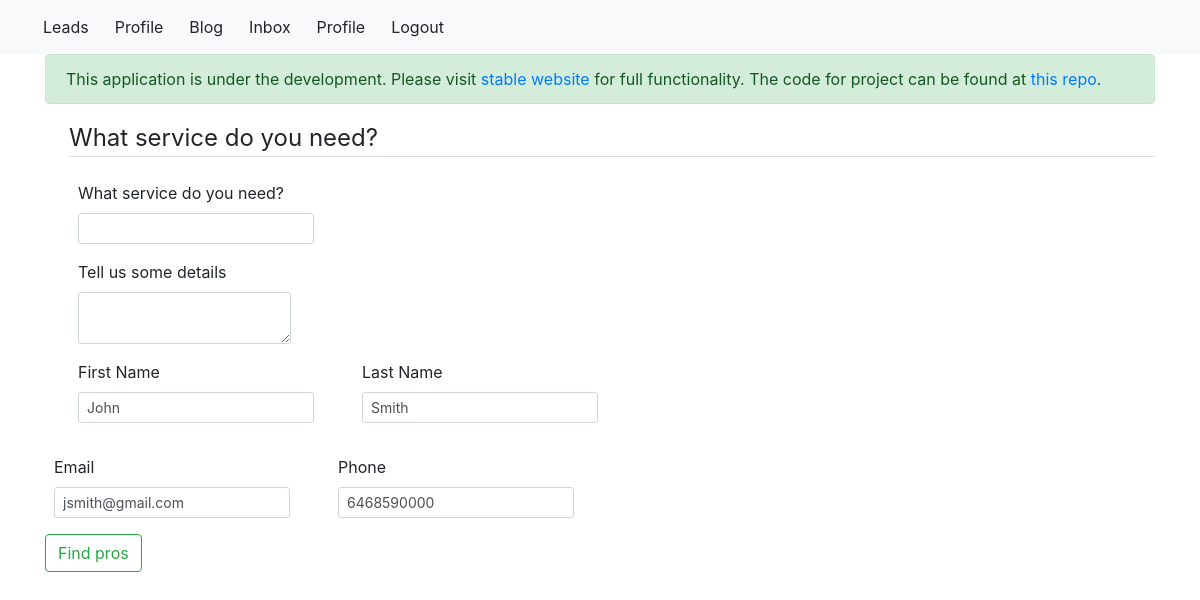
The app's page /service-request (signed in), older data.
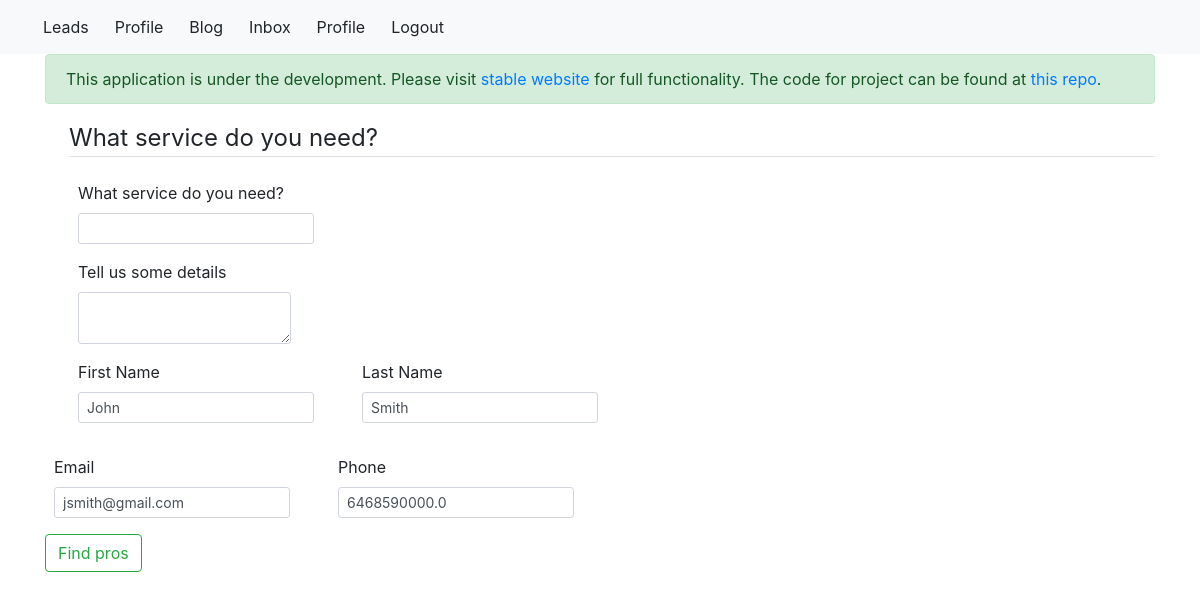
The same page, newer data.
### app/models.py (models this page shows, shortened)
class User(db.Model, UserMixin):
	id = db.Column(db.Integer, primary_key=True)
	first_name = db.Column(db.String(), nullable=False)
	last_name = db.Column(db.String(), nullable=False)
	email = db.Column(db.String(), nullable=False, unique=True)
	phone = db.Column(db.String(), unique=True)
	picture = db.Column(db.String(), default='https://www.hirerush.com/bundles/theme/images/how-brand.png')
	password = db.Column(db.String())

### app/routes.py (the view, shortened to what this page needs)
@app.route('/service-request', methods=['GET', 'POST'])
def service_request():
    form = ServiceRequestForm()
    try:
        form.phone.data = current_user.phone
        form.email.data = current_user.email
        form.first_name.data = current_user.first_name
        form.last_name.data = current_user.last_name
    except Exception:
        pass
    return render_template('service-request.html', title='Find Pros', form=form, beta=beta)

### app/forms.py (shortened to what this page needs)
class ServiceRequestForm(FlaskForm):
	def check_phone(self, phone):
		if not re.search(r'.*[0-9]{3}\D?[0-9]{3}\D?[0-9]{4}\D?', str(phone)):
			raise ValidationError('Invalid phone number')
	service = StringField('What service do you need?', validators=[DataRequired()])
	add_info = TextAreaField('Tell us some details')
	email = StringField('Email', validators=[DataRequired(), Email()])
	phone = StringField('Phone', validators=[DataRequired(), check_phone])
	first_name = StringField('First Name',
							validators=[DataRequired(),
										Length(min=2, max=40)])
	last_name = StringField('Last Name',
							validators=[DataRequired(),
										Length(min=2, max=40)])
	submit = SubmitField('Find pros')

### app/models.py (called while the page is built)
@login_manager.user_loader
def find_user(user_id):
	return User.query.get(int(user_id))

### app/templates/service-request.html (shortened to what this page needs)
{% extends "base.html" %}
{% block body %}
    <div class="content-section ml-4">
        <form method="POST" action="">
            <fieldset class="form-group">
                <legend class="border-bottom mb-4">What service do you need?</legend>
                <div class="row">
                	<div class="col-xs-6 ml-4 mr-4">
                        <div class="form-group">
                        	{{ form.service.label(class="form-control-label") }}
                            {% if form.service.errors %}
                                {{ form.service(class="form-control form-control-sm is-invalid") }}
                                <div class="invalid-feedback">
                                    {% for error in form.service.errors %}
                                        <span>{{ error }}</span>
                                    {% endfor %}
                                </div>
                            {% else %}
                                {{ form.service(class="form-control form-control-sm") }}
                            {% endif %}
                        </div>
                    </div>
                </div>
                <div class="row">
                	<div class="col-xs-6 ml-4 mr-4">
                        <div class="form-group">
                        	{{ form.add_info.label(class="form-control-label") }}
                            {% if form.add_info.errors %}
                                {{ form.add_info(class="form-control form-control-sm is-invalid") }}
                                <div class="invalid-feedback">
                                    {% for error in form.add_info.errors %}
                                        <span>{{ error }}</span>
                                    {% endfor %}
                                </div>
                            {% else %}
                                {{ form.add_info(class="form-control form-control-sm") }}
                            {% endif %}
                        </div>
                    </div>
                </div>
                <div class="row">
                	<div class="col-xs-6 ml-4 mr-4">
                        <div class="form-group">
                        	{{ form.first_name.label(class="form-control-label") }}
                            {% if form.first_name.errors %}
                                {{ form.first_name(class="form-control form-control-sm is-invalid") }}
                                <div class="invalid-feedback">
                                    {% for error in form.first_name.errors %}
                                        <span>{{ error }}</span>
                                    {% endfor %}
                                </div>
                            {% else %}
                                {{ form.first_name(class="form-control form-control-sm") }}
                            {% endif %}
                        </div>
                    </div>
                    <div class="col-xs-6 ml-4 mr-4">
                        <div class="form-group">
                        	{{ form.last_name.label(class="form-control-label") }}
                            {% if form.last_name.errors %}
                                {{ form.last_name(class="form-control form-control-sm is-invalid") }}
                                <div class="invalid-feedback">
                                    {% for error in form.last_name.errors %}
                                        <span>{{ error }}</span>
                                    {% endfor %}
                                </div>
                            {% else %}
                                {{ form.last_name(class="form-control form-control-sm") }}
                            {% endif %}
                        </div>
                    </div>
                    </div>
                </div>
                <div class="row">
                	<div class="col-xs-6 ml-4 mr-4">
                        <div class="form-group">
                        	{{ form.email.label(class="form-control-label") }}
                            {% if form.email.errors %}
                                {{ form.email(class="form-control form-control-sm is-invalid") }}
                                <div class="invalid-feedback">
                                    {% for error in form.email.errors %}
                                        <span>{{ error }}</span>
                                    {% endfor %}
                                </div>
                            {% else %}
                                {{ form.email(class="form-control form-control-sm") }}
                            {% endif %}
                        </div>
                    </div>
                    <div class="col-xs-6 ml-4 mr-4">
                        <div class="form-group">
                        	{{ form.phone.label(class="form-control-label") }}
                            {% if form.phone.errors %}
                                {{ form.phone(class="form-control form-control-sm is-invalid") }}
                                <div class="invalid-feedback">
                                    {% for error in form.phone.errors %}
                                        <span>{{ error }}</span>
                                    {% endfor %}
                                </div>
                            {% else %}
                                {{ form.phone(class="form-control form-control-sm") }}
                            {% endif %}
                        </div>
                    </div>
                </div>
            <div class="form-group">
                {{ form.submit(class="btn btn-outline-success") }}
            </div>
    </div>
{% endblock body %}

### app/templates/base.html (shortened to what this page needs)
<!DOCTYPE html>
<html>
	<head>
        <link rel="stylesheet" href="https://stackpath.bootstrapcdn.com/bootstrap/4.4.1/css/bootstrap.min.css">
    </head>
    <body>
        <nav class="navbar navbar-light bg-light sticky-top">
            <div class="container">
                <div class="row">
                    <div class="col-xs-3">
                        <a class="btn btn-block" href="{{ url_for('leads') }}">Leads</a>
                    </div>
                    <div class="col-xs-3">
                        <a class="btn btn-block" href="{{ url_for('login') }}">Profile</a>
                    </div>
                    <div class="col-xs-3">
                        <a class="btn btn-block" href="/blog" href="{{ url_for('blog') }}">Blog</a>
                    </div>
                    <div class="col-xs-3">
                        <a class="btn btn-block" href="{{ url_for('login') }}">Inbox</a>
                    </div>
                    {% if current_user.is_authenticated %}
                        <div class="col-xs-3">
                            <a class="btn btn-block" href="{{ url_for('profile') }}">Profile</a>
                        </div>
                        <div class="col-xs-3">
                            <a class="btn btn-block" href="{{ url_for('logout') }}">Logout</a>
                        </div>
                    {% endif %}
                </div>
            </div>
        </nav>
        <div class="container">
            {% if beta %}
            <div class="alert alert-success">
                This application is under the development. Please visit
                <a href="https://www.hirerush.com/"> stable website</a> for full functionality.
                The code for project can be found at <a href="https://github.com/erelin6613/flask-app"> this repo</a>.
            </div>
            {% endif %}
                {% block body %}{% endblock body%}
	</body>
</html>

Row changes from the older to the newer data that the page shows:
changed User "John": phone "6468590000" → "6468590000.0"
